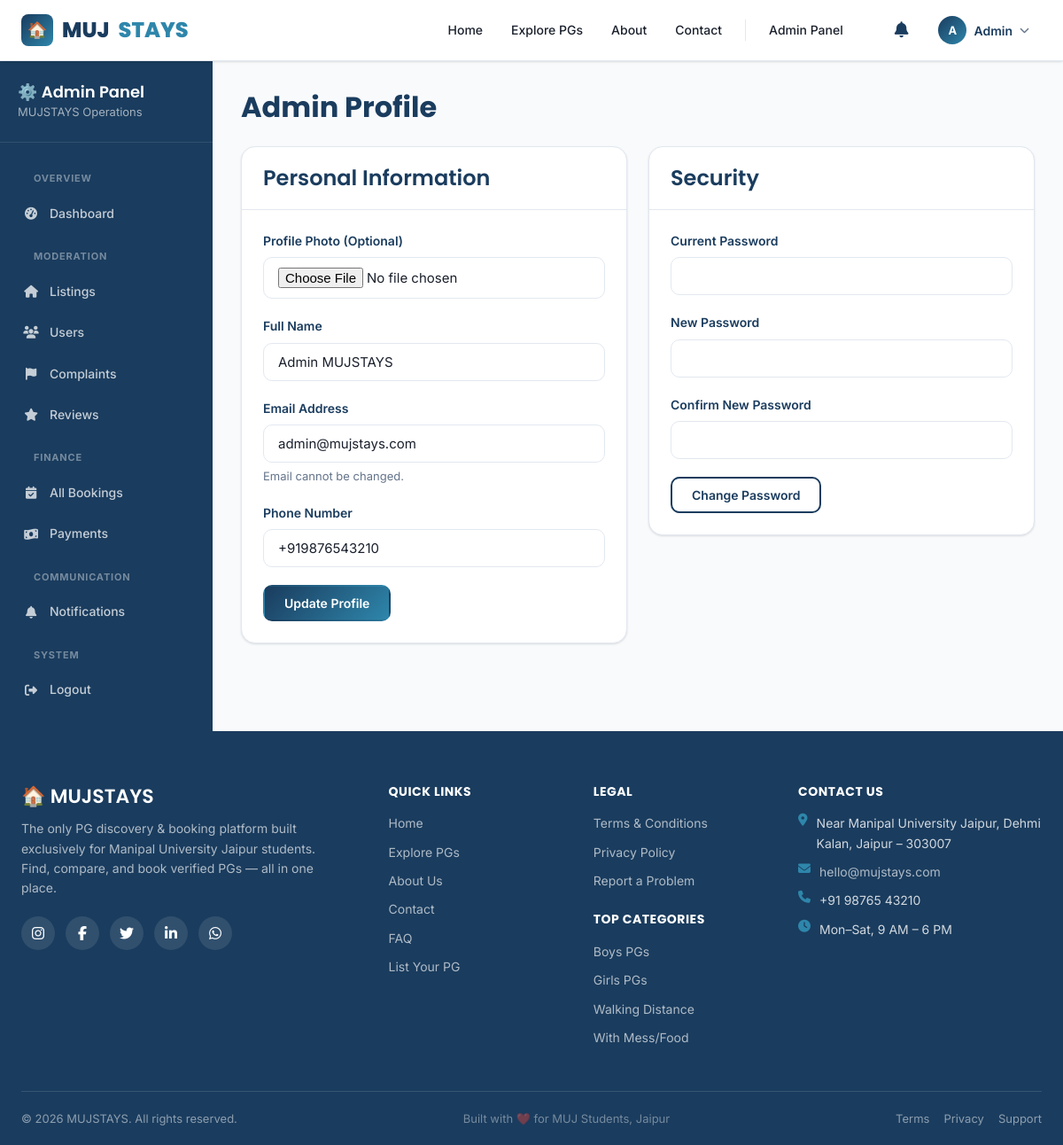
Screenshot of /admin/profile.php (signed in) with the database file from the repository.
### tables this page shows
CREATE TABLE `users` (
  `id` INT UNSIGNED NOT NULL AUTO_INCREMENT,
  `name` VARCHAR(100) NOT NULL,
  `email` VARCHAR(150) NOT NULL,
  `password_hash` VARCHAR(255) NOT NULL,
  `phone` VARCHAR(15) DEFAULT NULL,
  `role` ENUM('student', 'owner', 'admin') NOT NULL DEFAULT 'student',
  `gender` ENUM('male', 'female', 'other') DEFAULT NULL,
  `profile_photo` VARCHAR(300) DEFAULT NULL,
  `is_verified` TINYINT(1) DEFAULT 0,
  `is_kyc_verified` TINYINT(1) DEFAULT 0,
  `is_active` TINYINT(1) DEFAULT 1,
  `is_deleted` TINYINT(1) DEFAULT 0,
  `otp_code` VARCHAR(6) DEFAULT NULL,
  `otp_expires_at` DATETIME DEFAULT NULL,
  `login_attempts` INT DEFAULT 0,
  `locked_until` DATETIME DEFAULT NULL,
  `created_at` DATETIME DEFAULT CURRENT_TIMESTAMP,
  `updated_at` DATETIME DEFAULT NULL ON UPDATE CURRENT_TIMESTAMP,
  PRIMARY KEY (`id`),
  UNIQUE KEY `email` (`email`)
);

### admin/profile.php (the view, shortened to what this page needs)
<?php
require_once '../includes/db.php';
$uid = current_user_id();
$stmt = $pdo->prepare("SELECT * FROM users WHERE id = ?");
$stmt->execute([$uid]);
$user = $stmt->fetch();
?>
<!DOCTYPE html>
<html lang="en">
<head>
    <link rel="stylesheet" href="<?= BASE_URL ?>/assets/css/style.css">
    <link rel="stylesheet" href="https://cdnjs.cloudflare.com/ajax/libs/font-awesome/6.5.0/css/all.min.css">
</head>
<body>
<?php require_once '../components/navbar.php'; ?>
<div class="dashboard-layout">
    <?php require_once '../components/sidebar.php'; ?>
    <div class="main-content">
        <h2 class="mb-24">Admin Profile</h2>
        <div class="row">
            <div style="flex: 1; min-width: 300px;">
                <div class="card">
                    <div class="card-header"><h3>Personal Information</h3></div>
                    <div class="card-body">
                        <form method="POST" enctype="multipart/form-data">
                            <div class="form-group">
                                <label class="form-label">Profile Photo (Optional)</label>
                                <input type="file" name="profile_photo" class="form-control" accept="image/*">
                            </div>
                            <div class="form-group">
                                <label class="form-label">Full Name</label>
                                <input type="text" name="name" class="form-control" value="<?= htmlspecialchars($user['name']) ?>" required>
                            </div>
                            <div class="form-group">
                                <label class="form-label">Email Address</label>
                                <input type="email" class="form-control" value="<?= htmlspecialchars($user['email']) ?>" disabled>
                                <div class="form-text">Email cannot be changed.</div>
                            </div>
                            <div class="form-group">
                                <label class="form-label">Phone Number</label>
                                <input type="text" name="phone" class="form-control" value="<?= htmlspecialchars($user['phone'] ?? '') ?>" placeholder="+91 98765 43210">
                            </div>
                            <button type="submit" name="update_profile" value="1" class="btn btn-primary">Update Profile</button>
                        </form>
                    </div>
                </div>
            </div>
            <div style="flex: 1; min-width: 300px;">
                <div class="card">
                    <div class="card-header"><h3>Security</h3></div>
                    <div class="card-body">
                        <form method="POST">
                            <div class="form-group">
                                <label class="form-label">Current Password</label>
                                <input type="password" name="current_password" class="form-control" required>
                            </div>
                            <div class="form-group">
                                <label class="form-label">New Password</label>
                                <input type="password" name="new_password" class="form-control" required>
                            </div>
                            <div class="form-group">
                                <label class="form-label">Confirm New Password</label>
                                <input type="password" name="confirm_password" class="form-control" required>
                            </div>
                            <button type="submit" name="change_password" value="1" class="btn btn-outline">Change Password</button>
                        </form>
                    </div>
                </div>
            </div>
        </div>
    </div>
</div>
<?php require_once '../components/footer.php'; ?>
</body>
</html>

### assets/css/style.css (style rules this page uses)
:root { --primary: #1A3C5E; --primary-d: #0f2540; --accent: #2E86AB; --accent-d: #1a6080; --success: #27AE60; --warning: #F39C12; --danger: #E74C3C; --info: #3498DB; --bg: #F8FAFC; --bg2: #EEF2F7; --card-bg: #FFFFFF; --border: #E2E8F0; --text: #1A202C; --text-muted: #64748B; --text-light: #94A3B8; --shadow-sm: 0 1px 3px rgba(0,0,0,.08), 0 1px 2px rgba(0,0,0,.05); --shadow: 0 4px 16px rgba(0,0,0,.1); --shadow-lg: 0 10px 40px rgba(0,0,0,.14); --radius: 10px; --radius-lg: 16px; --transition: all .25s cubic-bezier(.4,0,.2,1); --font-body: 'Inter', sans-serif; --font-head: 'Poppins', sans-serif; }
*, *::before, *::after { box-sizing: border-box; margin: 0; padding: 0; }
html { scroll-behavior: smooth; }
body { font-family: var(--font-body); font-size: 16px; color: var(--text); background: var(--bg); line-height: 1.6; min-height: 100vh; overflow-x: hidden; }
h1,h2,h3,h4,h5,h6 { font-family: var(--font-head); line-height: 1.25; color: var(--primary); }
h2 { font-size: 2rem; font-weight: 700; }
h3 { font-size: 1.5rem; font-weight: 600; }
.row { display: flex; flex-wrap: wrap; gap: 24px; }
.mb-24 { margin-bottom: 24px; }
.btn { display: inline-flex; align-items: center; justify-content: center; gap: 8px; padding: 10px 22px; border-radius: var(--radius); font-size: 14px; font-weight: 600; cursor: pointer; transition: var(--transition); border: 2px solid transparent; font-family: var(--font-body); white-space: nowrap; text-decoration: none !important; }
.btn-primary { background: linear-gradient(135deg, var(--primary), var(--accent)); color: #fff !important; border-color: transparent; }
.btn-outline { background: transparent; color: var(--primary) !important; border-color: var(--primary); }
.card { background: var(--card-bg); border-radius: var(--radius-lg); border: 1px solid var(--border); box-shadow: var(--shadow-sm); transition: var(--transition); overflow: hidden; }
.card-body { padding: 24px; }
.card-header { padding: 20px 24px; border-bottom: 1px solid var(--border); }
.form-group { margin-bottom: 20px; }
.form-label { display: block; margin-bottom: 7px; font-size: 14px; font-weight: 600; color: var(--primary); }
.form-control, .form-select { width: 100%; padding: 11px 16px; font-size: 15px; border: 1.5px solid var(--border); border-radius: var(--radius); background: #fff; color: var(--text); transition: var(--transition); font-family: var(--font-body); outline: none; }
.form-control::placeholder { color: var(--text-light); }
.form-text { font-size: 13px; color: var(--text-muted); margin-top: 5px; }
.dashboard-layout { display: grid; grid-template-columns: 240px 1fr; gap: 0; min-height: calc(100vh - 68px); }
.main-content { padding: 32px; background: var(--bg); }

### rows the page displays
users: name "Admin MUJSTAYS", email "admin@mujstays.com", phone "+919876543210"

### other values shown
mb_substr($user_name, 0, 1) "A"
explode(' ', $user_name)[0] "Admin"
